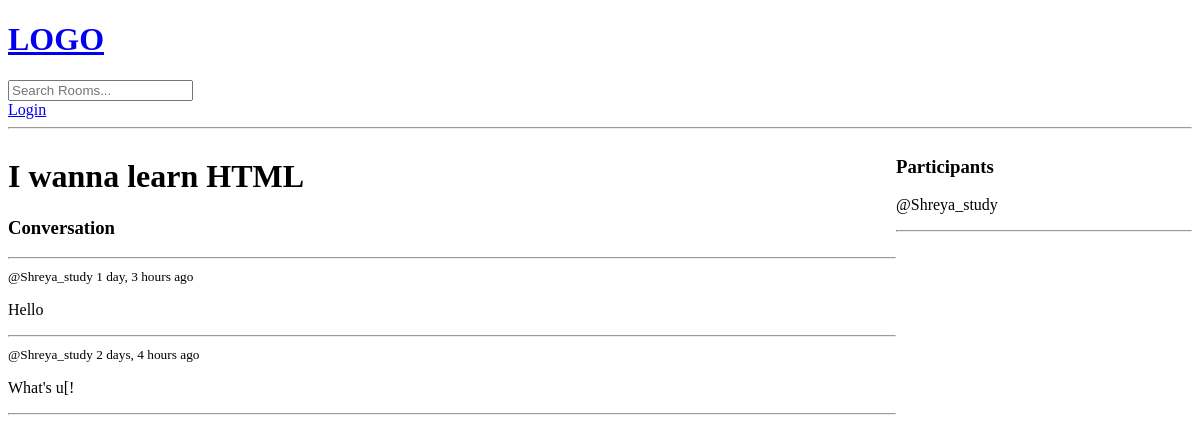
The page /room/3/ on the database as committed earlier.
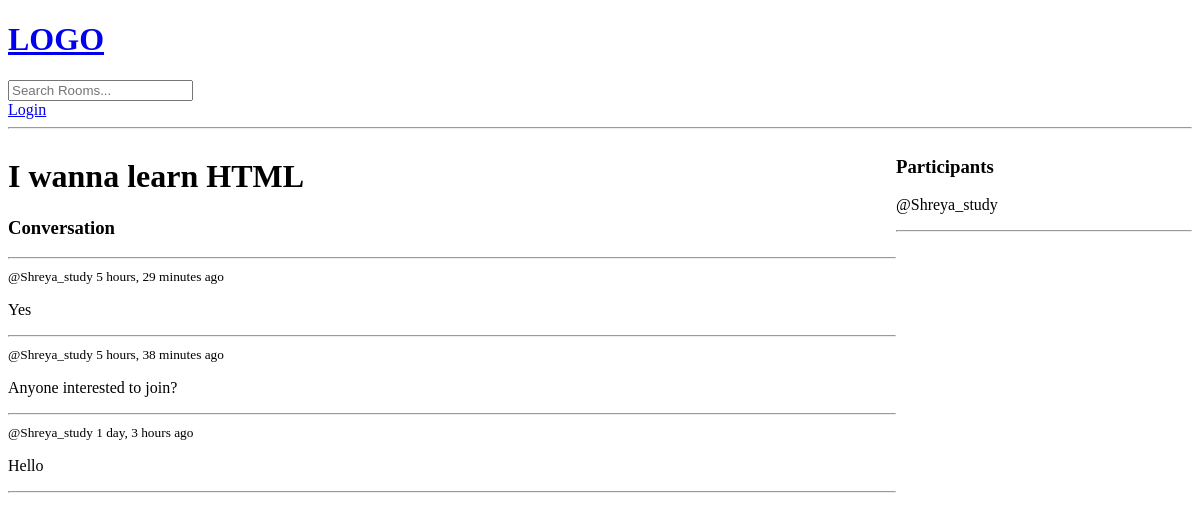
The same page on the database as committed later.
### base/models.py (models this page shows, shortened)
class Message(models.Model):
    user=models.ForeignKey(User,on_delete=models.CASCADE)
    room=models.ForeignKey(Room, on_delete=models.CASCADE)
    body=models.TextField()
    updated = models.DateTimeField(auto_now = True)
    created = models.DateTimeField(auto_now_add = True)
    class Meta:
        ordering =['-updated', '-created']

### base/views.py (the view, shortened to what this page needs)
# urls.py: path('room/<str:pk>/', views.room, name='room'),
def room(request,pk):
    room = Room.objects.get(id=pk)
    room_messages=room.message_set.all()
    participants=room.participants.all()
    context = {'room':room,'room_messages':room_messages, 'participants':participants}
    return render(request,'base/room.html',context)

### base/templates/base/room.html (shortened to what this page needs)
{% extends 'main.html' %}
{% block content %}
<div class="room-container">
    <div>
        <h1>{{room.name}}</h1>
        <div class="comment-wrapper">
            <h3>Conversation</h3>
            <hr>
            {% for message in room_messages %}
            <div>
                <small>@{{message.user}}  {{message.created|timesince}}  ago</small>
                <p>{{message.body}}</p>
                <hr>
            </div>
            {% endfor %}
        </div>
    </div>
    <div>
        <h3>Participants</h3>
        {% for user in participants %}
        <div>
            <p>@{{user.username}}</p>
        </div>
        {% endfor %}
        <hr>
    </div>
</div>
{% endblock %}

Rows that differ between the two databases and show on the page:
removed Message: user "Shreya_study", created "2 days, 4 hours", body "What's u[!"
added Message: user "Shreya_study", created "5 hours, 29 minutes", body "Yes"
added Message: user "Shreya_study", created "5 hours, 38 minutes", body "Anyone interested to join?"
